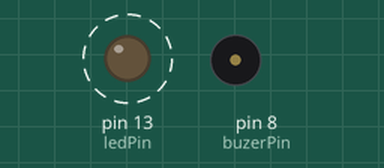
Simulated run of this sketch. Board: Arduino Uno, built with avr-gcc and run on an emulated ATmega328P. Shown: output pins drawn as LEDs (lit = HIGH), buzzer (waves = sounding, pin HIGH). Dashed ring = blinking.

Above: at 0.19 s.
Timing chart, 0 to 3.6 s (numbered marks = the images above):
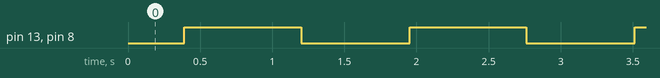

The sketch:

lab4_3.ino
```cpp
int buzerPin = 8; //pinul la care atașăm generatorul de sunete
int puls = 0;
// factorul de umplere, inițial 0
int pas = 10;// pasul de incrementare al factorului de umplere
int ledPin = 13; //ledul de pe placă
void setup() {
// declararea pinilor ca ieșire
pinMode(buzerPin, OUTPUT);
pinMode(ledPin, OUTPUT);
}
void loop() {
// setăm factorul de umplere al buzerului și al ledului
analogWrite(buzerPin, puls);
analogWrite(ledPin, puls);
// modificăm pwm-ul pentru următoarea iterație
puls = puls + pas;
// schimbăm direcția la capetele intervalului: din
//incrementare devine decrementare și invers
if (puls <= 0 || puls >= 255) {
pas = -pas ;
}
// un mic delay pentru a vedea efectul
delay(30);
}
```

Measured:
- by itself, pin 13 (ledPin), pin 8 (buzerPin): alternates HIGH for 0.81 s and LOW for 0.75 s
